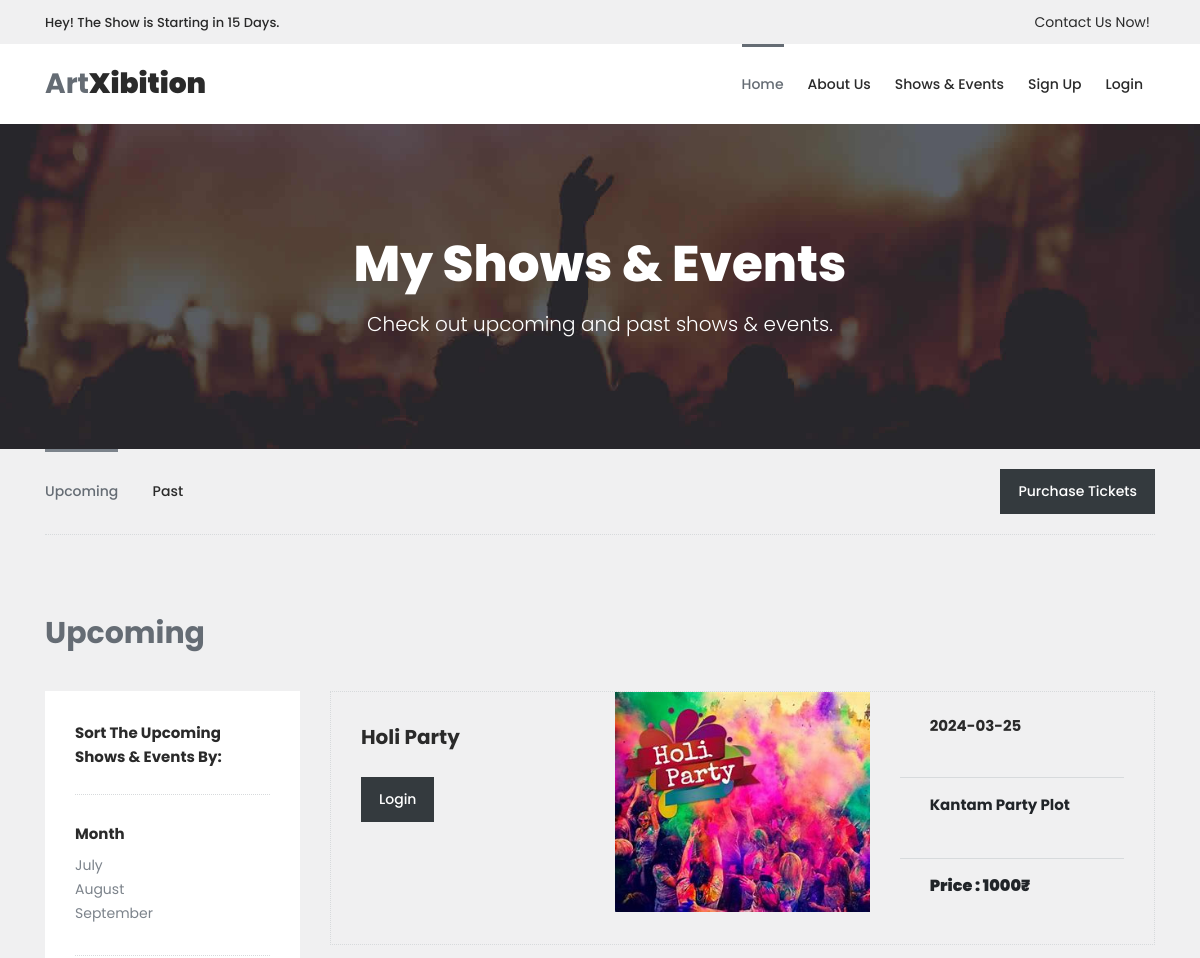
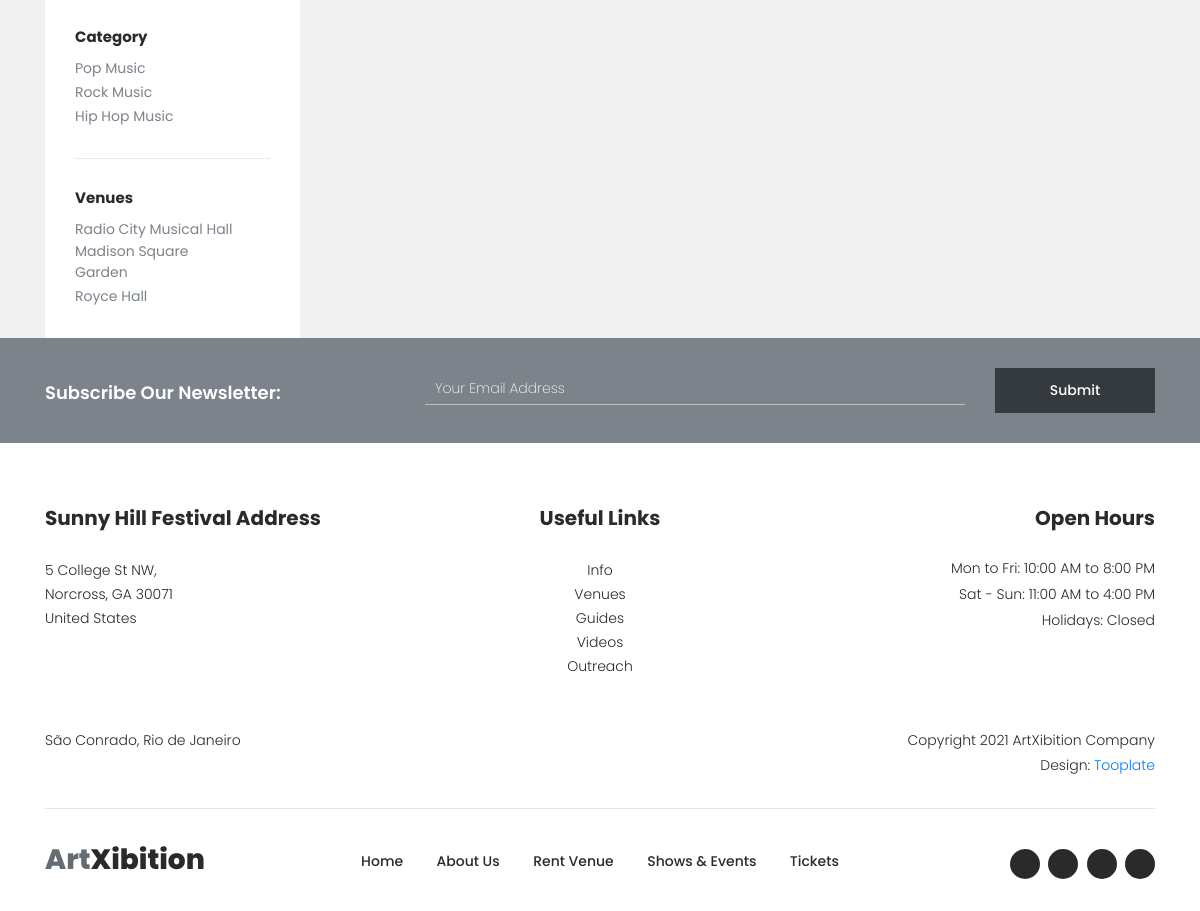
Screenshot of /event-details/7/ with the database file from the repository (2 pictures, top to bottom).
### myapp/models.py (models this page shows, shortened)
class Event(models.Model):
	manager=models.ForeignKey(User,on_delete=models.CASCADE)
	event_name = models.CharField(max_length=100)
	event_date = models.CharField(max_length=100)
	event_time  = models.EmailField()
	event_venue  = models.TextField()
	event_picture = models.ImageField(upload_to="event_picture/")
	usertype = models.CharField(max_length=100,default="user")
	event_price = models.PositiveIntegerField()

### myapp/views.py (the view)
# urls.py: path('event-details/<int:pk>/',views.event_details,name='event-details'),
def event_details(request,pk):
	event=Event.objects.get(pk=pk)
	return render(request,'event-details.html',{'event':event})

### myapp/templates/event-details.html (shortened to what this page needs)
{% extends 'header.html' %}
{% load static %}
{% block content %}
<!DOCTYPE html>
<html lang="en">
  <head>
    </head>
    <body>
    <div class="page-heading-shows-events">
        <div class="container">
            <div class="row">
                <div class="col-lg-12">
                    <h2>My Shows & Events</h2>
                    <span>Check out upcoming and past shows & events.</span>
                </div>
            </div>
        </div>
    </div>
    <div class="shows-events-tabs">
        <div class="container">
            <div class="row">
                <div class="col-lg-12">
                    <div class="row" id="tabs">
                        <div class="col-lg-12">
                            <div class="heading-tabs">
                                <div class="row">
                                    <div class="col-lg-8">
                                        <ul>
                                          <li><a href='#tabs-1'>Upcoming</a></li>
                                          <li><a href='#tabs-2'>Past</a></a></li>
                                        </ul>
                                    </div>
                                    <div class="col-lg-4">
                                          <div class="main-dark-button">
                                              <a href="ticket-details.html">Purchase Tickets</a>
                                          </div>
                                    </div>
                                </div>
                            </div>
                        </div>
                        <div class="col-lg-12">
                            <section class='tabs-content'>
                                <article id='tabs-1'>
                                    <div class="row">
                                        <div class="col-lg-12">
                                            <div class="heading"><h2>Upcoming</h2></div>
                                        </div>
                                        <div class="col-lg-3">
                                            <div class="sidebar">
                                                <div class="row">
                                                    <div class="col-lg-12">
                                                        <div class="heading-sidebar">
                                                            <h4>Sort The Upcoming Shows & Events By:</h4>
                                                        </div>
                                                    </div>
                                                    <div class="col-lg-12">
                                                        <div class="month">
                                                            <h6>Month</h6>
                                                            <ul>
                                                                <li><a href="#">July</a></li>
                                                                <li><a href="#">August</a></li>
                                                                <li><a href="#">September</a></li>
                                                            </ul>
                                                        </div>
                                                    </div>
                                                    <div class="col-lg-12">
                                                        <div class="category">
                                                            <h6>Category</h6>
                                                            <ul>
                                                                <li><a href="#">Pop Music</a></li>
                                                                <li><a href="#">Rock Music</a></li>
                                                                <li><a href="#">Hip Hop Music</a></li>
                                                            </ul>
                                                        </div>
                                                    </div>
                                                    <div class="col-lg-12">
                                                        <div class="venues">
                                                            <h6>Venues</h6>
                                                            <ul>
                                                                <li><a href="#">Radio City Musical Hall</a></li>
                                                                <li><a href="#">Madison Square Garden</a></li>
                                                                <li><a href="#">Royce Hall</a></li>
                                                            </ul>
                                                        </div>
                                                    </div>
                                                </div>
                                            </div>
                                        </div>
                                        <div class="col-lg-9">
                                            <div class="row">
                                                <div class="col-lg-12">
                                                    <div class="event-item">
                                                        <div class="row">
                                                            <div class="col-lg-4">
                                                                <div class="left-content">
                                                                    <h4>{{event.event_name}}</h4>
                                                                    <div class="main-dark-button">
                                                                          {% if request.session.email %}<a href="{% url 'book-event'  pk=event.pk %}">Book Events</a>
                                                                    {% else %}
                                                                      <a href="{% url 'login' %}">Login</a>
                                                                      {% endif %}
                                                                     </div>
                                                                </div>
                                                            </div>
                                                            <div class="col-lg-4">
                                                                <div class="thumb">
                                                                    <img src="{{event.event_picture.url}}" alt="" style="height: 220px;">
                                                                </div>
                                                            </div>
                                                            <div class="col-lg-4">
                                                                <div class="right-content">
                                                                    <ul>
                                                                        <li>
                                                                            <i class="fa fa-clock-o"></i>
                                                                            <h6>{{event.event_date}}<br>{{i.event_time}}</h6>
                                                                        </li>
                                                                        <li>
                                                                            <i class="fa fa-map-marker"></i>
                                                                            <span><b>{{event.event_venue}}</span>
                                                                        </li>
                                                                        <li>
                                                                            <i class="fa fa-users"></i>
                                                                            <b>Price : {{event.event_price}}₹</b>
                                                                        </li>
                                                                    </ul>
                                                                </div>
                                                            </div>
                                                        </div>
                                                    </div>
                                                </div>
                                                </div>
                                            </div>
                                        </div>
                                    </div>
                        </div>
                    </div>
                </div>
            </div>
        </div>
    <div class="subscribe">
        <div class="container">
            <div class="row">
                <div class="col-lg-4">
                    <h4>Subscribe Our Newsletter:</h4>
                </div>
                <div class="col-lg-8">
                    <form id="subscribe" action="" method="get">
                        <div class="row">
                          <div class="col-lg-9">
                            <fieldset>
                              <input name="email" type="text" id="email" pattern="[^ @]*@[^ @]*" placeholder="Your Email Address" required="">
                            </fieldset>
                          </div>
                          <div class="col-lg-3">
                            <fieldset>
                              <button type="submit" id="form-submit" class="main-dark-button">Submit</button>
                            </fieldset>
                          </div>
                        </div>
                    </form>
                </div>
            </div>
        </div>
    </div>
  </body>
</html>
{% endblock %}

### rows the page displays
Event: event_name "Holi Party", event_picture (picture), event_date "2024-03-25", event_venue "Kantam Party Plot", event_price "1000"
